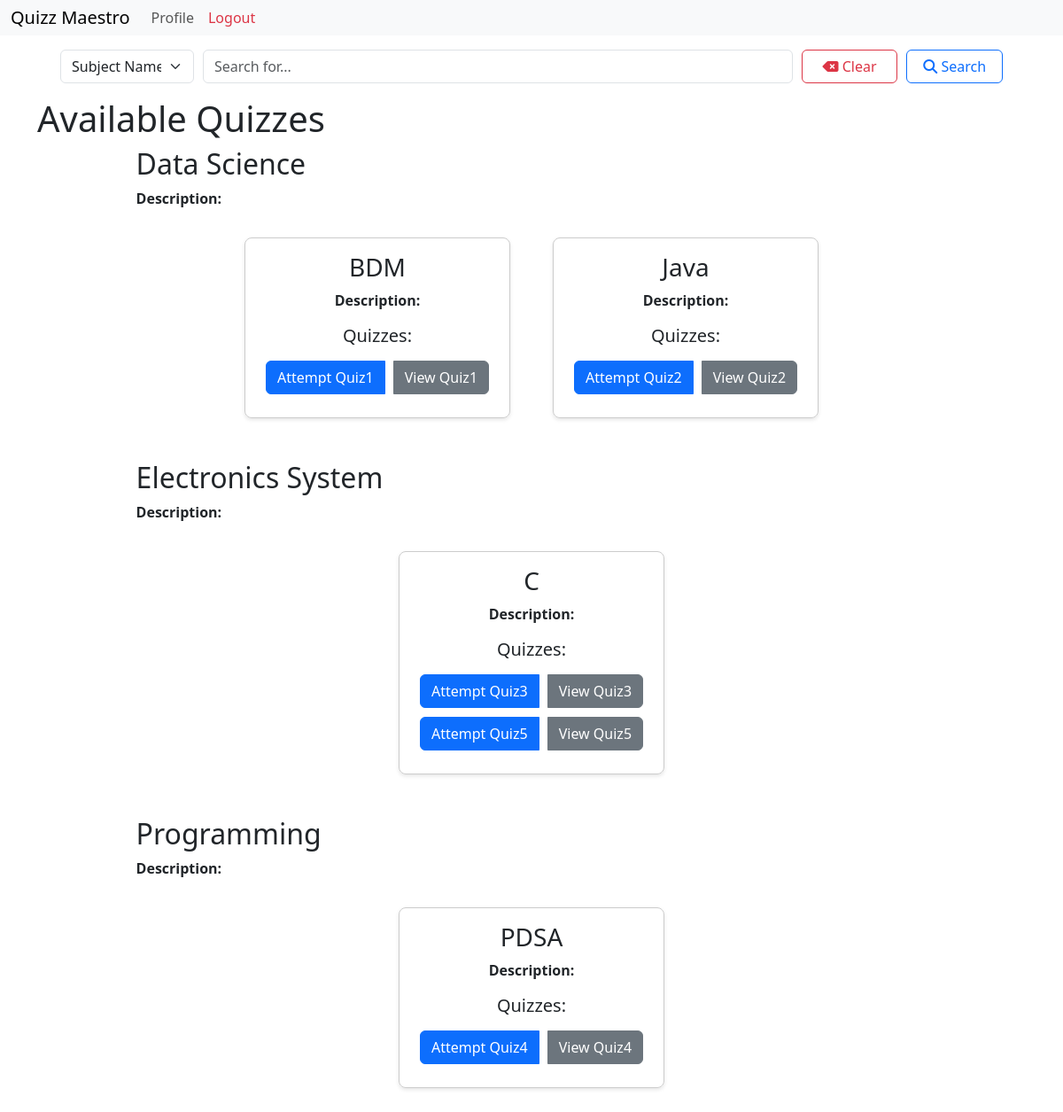
The app's page / (signed in) with its own data.
### models.py (models this page shows)
class Subject(db.Model):
    id = db.Column(db.Integer, primary_key=True)
    name = db.Column(db.String(80), nullable=False)
    description = db.Column(db.String(200), nullable=True)
    chapters = db.relationship('Chapter', backref='subject', lazy=True)

class Chapter(db.Model):
    __tablename__ = 'chapter'
    id = db.Column(db.Integer, primary_key=True)
    name = db.Column(db.String(80), nullable=False)
    subject_id = db.Column(db.Integer, db.ForeignKey('subject.id' , ondelete="CASCADE"), nullable=False)
    description = db.Column(db.String(200), nullable=True)
    quizzes = db.relationship('Quiz', backref='chapter', cascade="all, delete-orphan" , lazy=True)

class Quiz(db.Model):
    id = db.Column(db.Integer, primary_key=True)
    title = db.Column(db.String(100), nullable=False)
    quiz_date = db.Column(db.Date, nullable=False)
    duration = db.Column(db.Integer, nullable=False, default=30)
    chapter_id = db.Column(db.Integer, db.ForeignKey('chapter.id', ondelete = 'CASCADE'), nullable=False)
    attempts = db.relationship('QuizAttempt', back_populates="quiz")

### routes.py (the view, shortened to what this page needs)
@app.route('/')
@auth_required
def index():
    user = User.query.get(session['user_id'])
    if user.is_admin:
        return redirect(url_for('admin'))
    parameter = request.args.get('parameter')
    query = request.args.get('query')
    parameters = {
        'subject': 'Subject Name',
        'chapter': 'Chapter Name',
        'quiz': 'Quiz Title'
    }
    if not parameter or not query:
        return render_template('index.html', user=user, subjects=Subject.query.all(), parameters=parameters)

### routes.py (called while the page is built)
def auth_required(func):
    @wraps(func)
    def inner(*args, **kwargs):
        if 'user_id' not in session:
            flash('Please login to continue')
            return redirect(url_for('login'))
        return func(*args, **kwargs)
    return inner

### templates/index.html (shortened to what this page needs)
{% extends 'layout.html' %}
{% block content %}
    {% include 'searchbar.html' with context %}
    <h1>Available Quizzes</h1>
    <div class="subjects-list">
        {% for subject in subjects %}
            <div class="subject">
                <h2>{{ subject.name }}</h2>
                <p><b>Description: </b><em>{{ subject.description }}</em></p>
                <div class="chapter-list">
                    {% for chapter in subject.chapters %}
                    {% if (parameter == 'chapter' and query and query.lower() in chapter.name.lower()) or parameter != 'chapter' %}
                        <div class="chapter">
                            <h3>{{ chapter.name }}</h3>
                            <p><b>Description: </b></p>
                            <h5>Quizzes:</h5>
                            <div class="quiz-list">
                                {% if chapter.quizzes %}
                                    {% for quiz in chapter.quizzes %}
                                    {% if (parameter == 'quiz' and query and query.lower() in quiz.title.lower()) or parameter != 'quiz' %}
                                        <div class="quiz-item">
                                            <div class="btn-group">
                                                <a href="{{ url_for('start_quiz', quiz_id=quiz.id) }}" class="btn btn-primary">
                                                    Attempt {{ quiz.title }}
                                                </a>
                                                <a href="{{ url_for('view_quiz', quiz_id=quiz.id) }}" class="btn btn-secondary">
                                                    View {{ quiz.title }}
                                                </a>
                                            </div>
                                        </div>
                                    {% endif %}
                                    {% endfor %}
                                {% else %}
                                    <p><em>No quizzes available</em></p>
                                {% endif %}
                            </div>
                        </div>
                    {% endif %}
                    {% endfor %}
                </div>
            </div>
        {% endfor %}
    </div>
{% endblock %}

### templates/layout.html (style rules this page uses)
body { margin : 0; padding: 0; }

### templates/index.html (style rules this page uses)
.subjects-list { display: flex; flex-direction: column; align-items: center; }
.subject { margin-bottom: 32px; width: 80%; }
.chapter-list { display: flex; flex-wrap: wrap; justify-content: center; gap: 16px; }
.chapter { margin: 16px; padding: 16px; border: 1px solid #ccc; border-radius: 8px; text-align: center; box-shadow: 0 2px 4px rgba(0, 0, 0, 0.1); width: 300px; }
.chapter p, .subject p { word-wrap: break-word; overflow-wrap: break-word; white-space: normal; max-width: 100%; }
.quiz-list { margin-top: 16px; }
.quiz-item { display: flex; justify-content: center; margin-bottom: 10px; }
.btn-group { display: flex; gap: 10px; }

### records on screen
Subject: name "Data Science"
Chapter: name "BDM"
Quiz: title "Quiz1"
Chapter: name "Java"
Quiz: title "Quiz2"
Subject: name "Electronics System"
Chapter: name "C"
Quiz: title "Quiz3"
Quiz: title "Quiz5"
Subject: name "Programming"
Chapter: name "PDSA"
Quiz: title "Quiz4"

### other values on screen
form field parameter "Subject Name"
